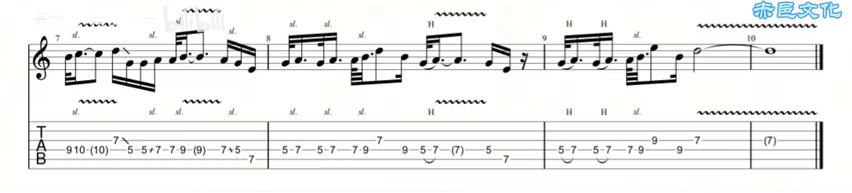
#> input picture extension/test/fixtures/chain_leiqiao_018000.png, 852 x 193 px
$ python -i score_detect.py   (imports and definitions only)
#> lines starting #> are read from the running program, lines starting #| are printed output that depends on the picture; after the words box and inside, x2 and y2 are one past the last pixel; in counts of white or black regions, pixels touching at a corner belong together
#> further down, picture is the input picture: shape (193, 852, 3); mean B, G, R 237.3, 238, 237.6
import cv2
import numpy as np
from pic_clip import refine_top_by_projection, find_paper_band


def _looks_like_score(gray, x, y, cw, ch, min_dark=0.002, max_dark=0.15):
    """
    乐谱内容合理性校验：候选区域内暗像素占比须落在乐谱典型区间

    白纸乐谱（阈值 200 二值化下的白块）实际暗像素（灰度 <150）占比很低
    （实测正常 crop 约 0.2%~4%）；非乐谱的白色大块（画面/字幕/转场）暗占比
    往往远超 15%（误检实例达 42%），据此拒绝纯几何误检。

    注意用原始候选框（不含 pad）计算：pad 圈在暗背景上会注入边框噪声，
    干扰占比判据。

    Args:
        gray: 灰度图
        x, y, cw, ch: 候选四边形的 boundingRect
        min_dark: 暗像素占比下限（排除纯空白块）
        max_dark: 暗像素占比上限（排除密集内容画面）

    Returns:
        True 表示区域内容像乐谱
    """
    region = gray[y:y + ch, x:x + cw]
    if region.size == 0:
        return False
    ratio = float(np.count_nonzero(region < 150)) / region.size
    return min_dark <= ratio <= max_dark


def _trim_trailing_dark(gray, rect, min_white=0.3):
    """
    修剪 rect 尾部的连续非白行

    白色乐谱块经闭运算后，轮廓可能因黑区中的稀疏亮斑被桥接而向下探入
    非乐谱的暗区（实测混入 6~28px 黑带）。从底向上修剪白占比 < min_white
    的连续行，直到遇到白行为止；只动尾部，不侵入谱面内容。

    Args:
        gray: 灰度图
        rect: (x1, y1, x2, y2)
        min_white: 行内近白像素占比下限（黑带行实测 ≤4%，乐谱纸行 ≥90%）

    Returns:
        修剪后的 rect；修剪后高度为 0 时返回 None
    """
    x1, y1, x2, y2 = rect
    white = (gray[y1:y2, x1:x2] > 200).mean(axis=1)
    while y2 - 1 >= y1 and white[y2 - 1 - y1] < min_white:
        y2 -= 1
    return (x1, y1, x2, y2) if y2 > y1 else None


def find_score_rect(img, thresh=200, min_w_ratio=0.5, min_h_ratio=0.08,
                    top_ratio=0.18, bottom_ratio=0.35, pad=6,
                    min_band_ratio=0.125):  # 调小了 top_ratio
#> called with thresh = 200, min_w_ratio = 0.5, min_h_ratio = 0.08, top_ratio = 0.18, bottom_ratio = 0.35, pad = 6, min_band_ratio = 0.125
    gray = cv2.cvtColor(img, cv2.COLOR_BGR2GRAY)
    _, binary = cv2.threshold(gray, thresh, 255, cv2.THRESH_BINARY)
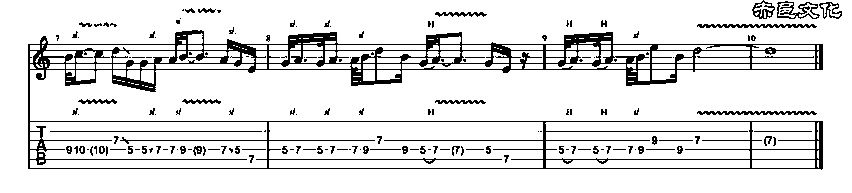
#> binary: shape (193, 852); 88.6% white; black in thin lines or dots, all inside (x1, y1, x2, y2) = (28, 0, 842, 170)
    kernel = cv2.getStructuringElement(cv2.MORPH_RECT, (15, 5))
    closed = cv2.morphologyEx(binary, cv2.MORPH_CLOSE, kernel)
#> closed: shape (193, 852); every value is 255

    contours, _ = cv2.findContours(closed, cv2.RETR_EXTERNAL, cv2.CHAIN_APPROX_SIMPLE)
#> contours = [[[0, 0], [0, 192], [851, 192], [851, 0]]]
    h, w = gray.shape
#> h = 193; w = 852
    candidates = []
    for cnt in contours:
        x, y, cw, ch = cv2.boundingRect(cnt)
        approx = cv2.approxPolyDP(cnt, 0.02 * cv2.arcLength(cnt, True), True)
        if len(approx) != 4:
            continue
        if cw < w * min_w_ratio or ch < h * min_h_ratio:
            continue
        # 仅允许上方或下方
        if not (y < h * top_ratio or y > h * (1 - bottom_ratio)):
            continue
        candidates.append((x, y, cw, ch))
#> this loop made 1 pass
#> (x, y, cw, ch, approx) on pass 1: (0, 0, 852, 193, [[0, 0], [0, 192], [851, 192], [851, 0]])
#> after the loop, candidates = [(0, 0, 852, 193)]

    # 按面积降序逐个做内容校验：几何像乐谱不代表内容是乐谱
    for x, y, cw, ch in sorted(candidates, key=lambda b: b[2] * b[3], reverse=True):
        if _looks_like_score(gray, x, y, cw, ch):
            rect = _trim_trailing_dark(gray, (
                max(0, x - pad), max(0, y - pad),
                min(w, x + cw + pad), min(h, y + ch + pad)))
            if rect is not None:
                return rect
#> this loop made 1 pass
#> (x, y, cw, ch, ratio in _looks_like_score, x1 in _trim_trailing_dark, y1 in _trim_trailing_dark, x2 in _trim_trailing_dark) on pass 1: (0, 0, 852, 193, 0.0494, 0, 0, 852)

    # 无合格四边形候选（或全部被内容校验拒绝）：
    # 回退到白纸区域检测定位曲谱区域
    paper = find_paper_band(gray)
    if paper is not None:
        paper_top, paper_bottom = paper
        # 白带最小高度校验：片头/片尾画面顶部的白色薄条（标题卡/字幕条，
        # 实测仅 4%~11% 视频高）不是乐谱；正常乐谱带实测 >=15%~47%h。
        band_h = paper_bottom - paper_top + 1
        if band_h >= h * min_band_ratio:
            white_mask = gray > 200
            band = white_mask[paper_top:paper_bottom + 1]
            xs = np.where(band.any(axis=0))[0]
            if len(xs):
                x1 = max(0, int(xs.min()) - pad)
                y1 = max(0, paper_top)
                x2 = min(w, int(xs.max()) + pad + 1)
                y2 = min(h, paper_bottom + 1)
                # paper_bottom 行本身 ≥90% 白，通常无事发生；统一走尾部修剪防边界情况
                return _trim_trailing_dark(gray, (x1, y1, x2, y2))
    return None


def crop_score(img, rect, top_offset=0, bottom_offset=0, left_offset=0, right_offset=0):
    """
    裁剪乐谱区域，支持额外偏移调整

    Args:
        img: 原图
        rect: (x1, y1, x2, y2) 检测到的矩形区域
        top_offset: 上方额外裁剪像素（正数裁更多，负数加回）
        bottom_offset: 下方额外裁剪像素
        left_offset: 左侧额外裁剪像素
        right_offset: 右侧额外裁剪像素
    """
    if rect is None:
        return None
    x1, y1, x2, y2 = rect

    # 应用偏移
    x1 = max(0, x1 + left_offset)
    y1 = max(0, y1 + top_offset)
    x2 = min(img.shape[1], x2 + right_offset)
    y2 = min(img.shape[0], y2 + bottom_offset)

    cropped = img[y1:y2, x1:x2]
    cropped = refine_top_by_projection(cropped)
    return cropped

>>> import cv2
>>> picture = cv2.imread('../../extension/test/fixtures/chain_leiqiao_018000.png')
>>> result = find_score_rect(picture)
#> result = (0, 0, 852, 193)
